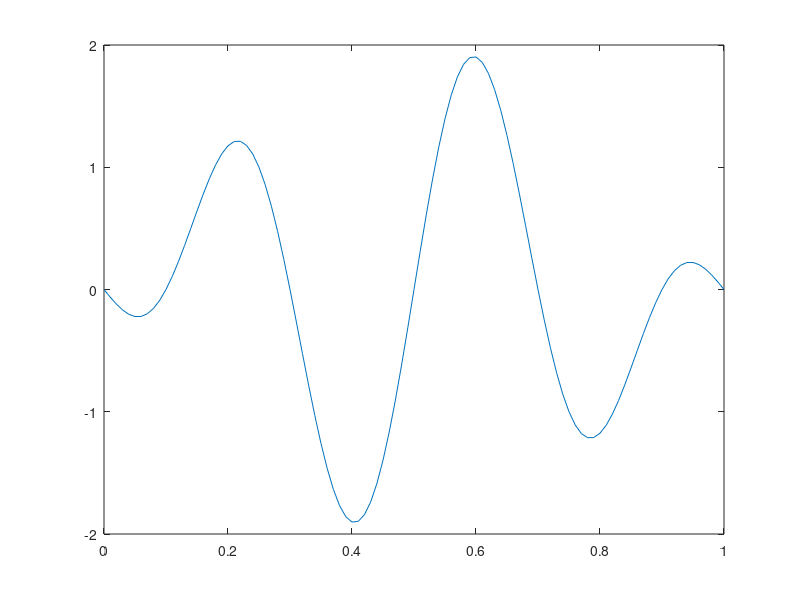

Here is the MATLAB script that generated this plot:
clear all;
close all;
clc;
f1=3;
f2=2;
t=0:0.01:1;
x1=sin(2*pi*f1*t);
x2=sin(2*pi*f2*t);

y=x2-x1;
plot(t,y);
